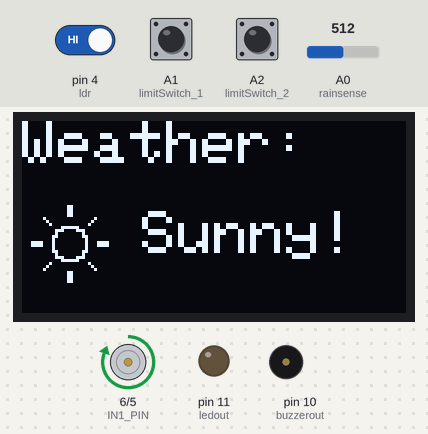
Bench run of a sketch on a simulated Arduino Uno, built with avr-gcc and run on an emulated ATmega328P. On the bench: 128×64 one-colour display, motor-driver pin pairs drawn as motors (green arrow = first pin HIGH = forward, orange = second pin HIGH = backward, longer = more drive), output pins drawn as LEDs (lit = HIGH), buzzer (waves = sounding, pin HIGH). The inputs (shaded band) are chosen by the test bench; at power-on: A0 (rainsense) = 512, pin 4 (ldr) HIGH, A1 (limitSwitch_1) HIGH, A2 (limitSwitch_2) HIGH. What the sketch prints to the serial monitor is not drawn.

Above: at 1.8 s.
1.9 s: A0 (rainsense) set to 457
3.4 s: A0 (rainsense) set to 435
7.5 s: pin 4 (ldr) driven LOW
At 9.7 s:
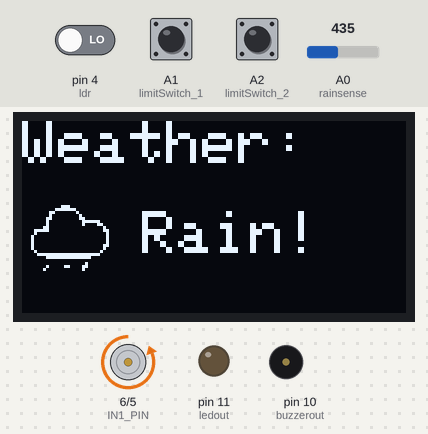
10.0 s: A1 (limitSwitch_1) pulled LOW for 3.2 s
At 13.5 s:
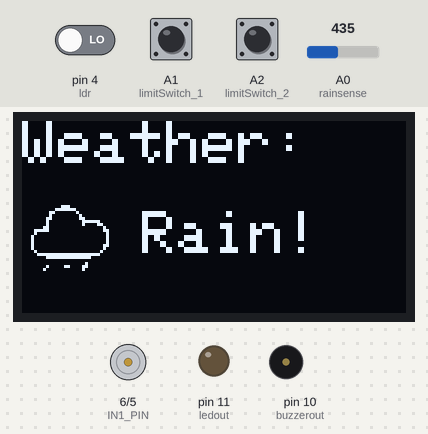
15.2 s: A2 (limitSwitch_2) pulled LOW for 3.2 s
At 19.4 s:
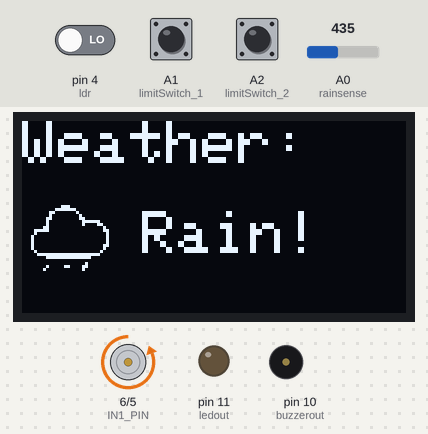
Timing chart, 0 to 20.9 s (numbered marks = the images above; inputs shaded):
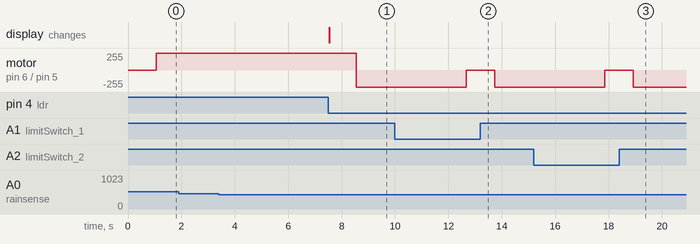

The sketch:

gpt_test_2.ino
```cpp
#include <ezButton.h>
#include <Wire.h>
#include <Adafruit_GFX.h>
#include <Adafruit_SSD1306.h>
#include <Fonts/FreeSerif12pt7b.h>

#define SCREEN_I2C_ADDR 0x3C
#define SCREEN_WIDTH 128
#define SCREEN_HEIGHT 64
#define OLED_RST_PIN -1

Adafruit_SSD1306 oled = Adafruit_SSD1306(128, 64, &Wire, OLED_RST_PIN);

//-----------PINS------------
//#define ENA_PIN 7  // The Arduino pin connected to the EN1 pin L298N
#define IN1_PIN 6  // The Arduino pin connected to the IN1 pin L298N
#define IN2_PIN 5  // The Arduino pin connected to the IN2 pin L298N

int rainsense = A0;
int ldr = 4;
int buzzerout = 10;
int ledout= 11;

ezButton limitSwitch_1(A1);  // create ezButton object that attach to pin A0
ezButton limitSwitch_2(A2);  // create ezButton object that attach to pin A1

//---------------------------------

#define FRAME_DELAY (42)
#define FRAME_WIDTH (32)
#define FRAME_HEIGHT (32)

const byte PROGMEM frame1[][128] = {
  {0,0,0,0,0,0,0,0,0,0,0,0,0,7,0,0,0,31,192,0,0,96,32,0,0,64,16,0,0,192,24,0,0,128,15,192,0,128,8,96,1,128,0,16,15,128,0,24,8,0,0,8,16,0,0,8,16,0,0,8,16,0,0,8,16,0,0,24,16,0,0,16,8,0,0,32,7,255,255,192,0,255,254,0,0,0,0,0,0,0,4,0,0,131,12,0,1,0,8,0,0,0,0,0,0,0,0,0,0,0,0,0,0,0,0,0,0,0,0,0,0,0,0,0,0,0,0,0},
  {0,0,0,0,0,0,0,0,0,0,0,0,0,7,0,0,0,31,192,0,0,96,32,0,0,64,16,0,0,192,24,0,0,128,15,192,0,128,8,96,1,128,0,16,15,128,0,24,8,0,0,8,16,0,0,8,16,0,0,8,16,0,0,8,16,0,0,24,16,0,0,16,8,0,0,32,7,255,255,192,0,255,254,0,0,0,0,0,0,0,4,0,0,128,12,0,1,0,8,0,0,0,0,0,0,0,0,0,0,0,0,0,0,0,0,0,0,0,0,0,0,0,0,0,0,0,0,0},
  {0,0,0,0,0,0,0,0,0,0,0,0,0,7,0,0,0,31,192,0,0,96,32,0,0,64,16,0,0,192,24,0,0,128,15,192,0,128,8,96,1,128,0,16,15,128,0,24,8,0,0,8,16,0,0,8,16,0,0,8,16,0,0,8,16,0,0,24,16,0,0,16,8,0,0,32,7,255,255,192,0,255,254,0,0,0,0,0,0,0,4,0,0,128,12,0,1,0,8,0,0,0,0,0,0,0,0,0,0,0,0,0,0,0,0,0,0,0,0,0,0,0,0,0,0,0,0,0},
  {0,0,0,0,0,0,0,0,0,0,0,0,0,7,0,0,0,31,192,0,0,96,32,0,0,64,16,0,0,192,24,0,0,128,15,192,0,128,8,96,1,128,0,16,15,128,0,24,8,0,0,8,16,0,0,8,16,0,0,8,16,0,0,8,16,0,0,24,16,0,0,16,8,0,0,32,7,255,255,192,0,255,254,0,0,0,0,0,0,0,4,0,0,128,12,0,1,0,8,0,0,0,0,0,0,0,0,0,0,0,0,0,0,0,0,0,0,0,0,0,0,0,0,0,0,0,0,0},
  {0,0,0,0,0,0,0,0,0,0,0,0,0,7,0,0,0,31,192,0,0,96,32,0,0,64,16,0,0,192,24,0,0,128,15,192,0,128,8,96,1,128,0,16,15,128,0,24,8,0,0,8,16,0,0,8,16,0,0,8,16,0,0,8,16,0,0,24,16,0,0,16,8,0,0,32,7,255,255,192,0,255,254,0,0,0,0,0,0,0,0,0,0,128,12,0,1,0,8,0,0,8,0,0,0,0,0,0,0,0,0,0,0,0,0,0,0,0,0,0,0,0,0,0,0,0,0,0},
  {0,0,0,0,0,0,0,0,0,0,0,0,0,7,0,0,0,31,192,0,0,96,32,0,0,64,16,0,0,192,24,0,0,128,15,192,0,128,8,96,1,128,0,16,15,128,0,24,8,0,0,8,16,0,0,8,16,0,0,8,16,0,0,8,16,0,0,24,16,0,0,16,8,0,0,32,7,255,255,192,0,255,254,0,0,0,0,0,0,0,0,0,0,0,12,0,1,0,8,0,0,8,0,0,0,8,0,0,0,0,0,0,0,0,0,0,0,0,0,0,0,0,0,0,0,0,0,0},
  {0,0,0,0,0,0,0,0,0,0,0,0,0,7,0,0,0,31,192,0,0,96,32,0,0,64,16,0,0,192,24,0,0,128,15,192,0,128,8,96,1,128,0,16,15,128,0,24,8,0,0,8,16,0,0,8,16,0,0,8,16,0,0,8,16,0,0,24,16,0,0,16,8,0,0,32,7,255,255,192,0,255,254,0,0,0,0,0,0,0,0,0,0,0,12,0,0,0,8,0,0,8,0,0,0,24,0,0,0,0,0,0,0,0,0,0,0,0,0,0,0,0,0,0,0,0,0,0},
  {0,0,0,0,0,0,0,0,0,0,0,0,0,7,0,0,0,31,192,0,0,96,32,0,0,64,16,0,0,192,24,0,0,128,15,192,0,128,8,96,1,128,0,16,15,128,0,24,8,0,0,8,16,0,0,8,16,0,0,8,16,0,0,8,16,0,0,24,16,0,0,16,8,0,0,32,7,255,255,192,0,255,254,0,0,0,0,0,0,0,0,0,0,0,0,0,0,0,8,0,0,8,0,0,0,24,0,0,0,0,0,0,0,0,0,0,0,0,0,0,0,0,0,0,0,0,0,0},
  {0,0,0,0,0,0,0,0,0,0,0,0,0,7,0,0,0,31,192,0,0,96,32,0,0,64,16,0,0,192,24,0,0,128,15,192,0,128,8,96,1,128,0,16,15,128,0,24,8,0,0,8,16,0,0,8,16,0,0,8,16,0,0,8,16,0,0,24,16,0,0,16,8,0,0,32,7,255,255,192,0,255,254,0,0,0,0,0,0,0,0,0,0,0,0,0,0,0,0,0,0,8,0,0,0,24,0,0,0,0,0,0,0,0,0,0,0,0,0,0,0,0,0,0,0,0,0,0},
  {0,0,0,0,0,0,0,0,0,0,0,0,0,7,0,0,0,31,192,0,0,96,32,0,0,64,16,0,0,192,24,0,0,128,15,192,0,128,8,96,1,128,0,16,15,128,0,24,8,0,0,8,16,0,0,8,16,0,0,8,16,0,0,8,16,0,0,24,16,0,0,16,8,0,0,32,7,255,255,192,0,255,254,0,0,0,0,0,0,0,0,0,0,0,0,0,0,0,0,0,0,8,0,0,0,24,0,0,0,0,0,0,0,0,0,0,0,0,0,0,0,0,0,0,0,0,0,0},
  {0,0,0,0,0,0,0,0,0,0,0,0,0,7,0,0,0,31,192,0,0,96,32,0,0,64,16,0,0,192,24,0,0,128,15,192,0,128,8,96,1,128,0,16,15,128,0,24,8,0,0,8,16,0,0,8,16,0,0,8,16,0,0,8,16,0,0,24,16,0,0,16,8,0,0,32,7,255,255,192,0,255,254,0,0,0,0,0,0,0,0,0,0,0,0,0,0,0,0,0,0,8,0,0,4,24,0,0,0,0,0,0,0,0,0,0,0,0,0,0,0,0,0,0,0,0,0,0},
  {0,0,0,0,0,0,0,0,0,0,0,0,0,7,0,0,0,31,192,0,0,96,32,0,0,64,16,0,0,192,24,0,0,128,15,192,0,128,8,96,1,128,0,16,15,128,0,24,8,0,0,8,16,0,0,8,16,0,0,8,16,0,0,8,16,0,0,24,16,0,0,16,8,0,0,32,7,255,255,192,0,255,254,0,0,0,0,0,0,0,0,0,0,0,0,0,0,0,0,0,0,0,0,0,4,24,0,0,0,0,0,0,0,0,0,0,0,0,0,0,0,0,0,0,0,0,0,0},
  {0,0,0,0,0,0,0,0,0,0,0,0,0,7,0,0,0,31,192,0,0,96,32,0,0,64,16,0,0,192,24,0,0,128,15,192,0,128,8,96,1,128,0,16,15,128,0,24,8,0,0,8,16,0,0,8,16,0,0,8,16,0,0,8,16,0,0,24,16,0,0,16,8,0,0,32,7,255,255,192,0,255,254,0,0,0,0,0,0,0,0,0,0,0,0,0,0,0,0,0,0,0,0,0,4,24,0,0,8,0,0,0,0,0,0,0,0,0,0,0,0,0,0,0,0,0,0,0},
  {0,0,0,0,0,0,0,0,0,0,0,0,0,7,0,0,0,31,192,0,0,96,32,0,0,64,16,0,0,192,24,0,0,128,15,192,0,128,8,96,1,128,0,16,15,128,0,24,8,0,0,8,16,0,0,8,16,0,0,8,16,0,0,8,16,0,0,24,16,0,0,16,8,0,0,32,7,255,255,192,0,255,254,0,0,0,0,0,0,0,0,0,0,0,0,0,0,0,0,0,0,0,0,0,4,16,0,0,8,0,0,0,0,0,0,0,0,0,0,0,0,0,0,0,0,0,0,0},
  {0,0,0,0,0,0,0,0,0,0,0,0,0,7,0,0,0,31,192,0,0,96,32,0,0,64,16,0,0,192,24,0,0,128,15,192,0,128,8,96,1,128,0,16,15,128,0,24,8,0,0,8,16,0,0,8,16,0,0,8,16,0,0,8,16,0,0,24,16,0,0,16,8,0,0,32,7,255,255,192,0,255,254,0,0,0,0,0,0,0,0,0,0,0,0,0,0,0,0,0,0,0,0,0,4,0,0,0,8,0,0,0,0,0,0,0,0,0,0,0,0,0,0,0,0,0,0,0},
  {0,0,0,0,0,0,0,0,0,0,0,0,0,7,0,0,0,31,192,0,0,96,32,0,0,64,16,0,0,192,24,0,0,128,15,192,0,128,8,96,1,128,0,16,15,128,0,24,8,0,0,8,16,0,0,8,16,0,0,8,16,0,0,8,16,0,0,24,16,0,0,16,8,0,0,32,7,255,255,192,0,255,254,0,0,0,0,0,0,0,0,0,0,0,0,0,0,0,0,0,0,0,0,0,4,0,0,0,8,0,0,0,0,0,0,0,0,0,0,0,0,0,0,0,0,0,0,0},
  {0,0,0,0,0,0,0,0,0,0,0,0,0,7,0,0,0,31,192,0,0,96,32,0,0,64,16,0,0,192,24,0,0,128,15,192,0,128,8,96,1,128,0,16,15,128,0,24,8,0,0,8,16,0,0,8,16,0,0,8,16,0,0,8,16,0,0,24,16,0,0,16,8,0,0,32,7,255,255,192,0,255,254,0,0,0,0,0,0,0,0,0,0,0,0,0,0,0,0,0,0,0,0,0,4,0,32,0,8,0,0,0,0,0,0,0,0,0,0,0,0,0,0,0,0,0,0,0},
  {0,0,0,0,0,0,0,0,0,0,0,0,0,7,0,0,0,31,192,0,0,96,32,0,0,64,16,0,0,192,24,0,0,128,15,192,0,128,8,96,1,128,0,16,15,128,0,24,8,0,0,8,16,0,0,8,16,0,0,8,16,0,0,8,16,0,0,24,16,0,0,16,8,0,0,32,7,255,255,192,0,255,254,0,0,0,0,0,0,0,0,0,0,0,0,0,0,0,0,0,0,0,0,0,4,0,32,0,8,0,0,0,0,0,0,0,0,0,0,0,0,0,0,0,0,0,0,0},
  {0,0,0,0,0,0,0,0,0,0,0,0,0,7,0,0,0,31,192,0,0,96,32,0,0,64,16,0,0,192,24,0,0,128,15,192,0,128,8,96,1,128,0,16,15,128,0,24,8,0,0,8,16,0,0,8,16,0,0,8,16,0,0,8,16,0,0,24,16,0,0,16,8,0,0,32,7,255,255,192,0,255,254,0,0,0,0,0,0,0,0,0,0,0,0,0,0,0,0,0,0,0,0,0,0,0,96,0,8,0,64,0,0,0,0,0,0,0,0,0,0,0,0,0,0,0,0,0},
  {0,0,0,0,0,0,0,0,0,0,0,0,0,7,0,0,0,31,192,0,0,96,32,0,0,64,16,0,0,192,24,0,0,128,15,192,0,128,8,96,1,128,0,16,15,128,0,24,8,0,0,8,16,0,0,8,16,0,0,8,16,0,0,8,16,0,0,24,16,0,0,16,8,0,0,32,7,255,255,192,0,255,254,0,0,0,0,0,0,1,128,0,0,0,0,0,0,0,0,0,0,0,0,0,0,0,96,0,8,0,64,0,0,0,0,0,0,0,0,0,0,0,0,0,0,0,0,0},
  {0,0,0,0,0,0,0,0,0,0,0,0,0,7,0,0,0,31,192,0,0,96,32,0,0,64,16,0,0,192,24,0,0,128,15,192,0,128,8,96,1,128,0,16,15,128,0,24,8,0,0,8,16,0,0,8,16,0,0,8,16,0,0,8,16,0,0,24,16,0,0,16,8,0,0,32,7,255,255,192,0,255,254,0,0,0,0,0,0,1,0,0,0,1,0,0,0,0,0,0,0,0,0,0,0,0,96,0,0,0,64,0,0,0,0,0,0,0,0,0,0,0,0,0,0,0,0,0},
  {0,0,0,0,0,0,0,0,0,0,0,0,0,7,0,0,0,31,192,0,0,96,32,0,0,64,16,0,0,192,24,0,0,128,15,192,0,128,8,96,1,128,0,16,15,128,0,24,8,0,0,8,16,0,0,8,16,0,0,8,16,0,0,8,16,0,0,24,16,0,0,16,8,0,0,32,7,255,255,192,0,255,254,0,0,0,0,0,0,1,0,0,0,1,0,0,0,0,0,0,0,0,0,0,0,0,96,0,0,0,64,0,0,0,0,0,0,0,0,0,0,0,0,0,0,0,0,0},
  {0,0,0,0,0,0,0,0,0,0,0,0,0,7,0,0,0,31,192,0,0,96,32,0,0,64,16,0,0,192,24,0,0,128,15,192,0,128,8,96,1,128,0,16,15,128,0,24,8,0,0,8,16,0,0,8,16,0,0,8,16,0,0,8,16,0,0,24,16,0,0,16,8,0,0,32,7,255,255,192,0,255,254,0,0,0,0,0,0,1,0,0,0,3,0,0,0,0,0,0,0,0,0,0,0,0,96,0,0,0,64,0,0,0,0,0,0,0,0,0,0,0,0,0,0,0,0,0},
  {0,0,0,0,0,0,0,0,0,0,0,0,0,7,0,0,0,31,192,0,0,96,32,0,0,64,16,0,0,192,24,0,0,128,15,192,0,128,8,96,1,128,0,16,15,128,0,24,8,0,0,8,16,0,0,8,16,0,0,8,16,0,0,8,16,0,0,24,16,0,0,16,8,0,0,32,7,255,255,192,0,255,254,0,0,0,0,0,0,1,0,0,0,3,0,0,0,0,0,0,0,0,0,0,0,0,96,0,0,0,64,0,0,0,0,0,0,0,0,0,0,0,0,0,0,0,0,0},
  {0,0,0,0,0,0,0,0,0,0,0,0,0,7,0,0,0,31,192,0,0,96,32,0,0,64,16,0,0,192,24,0,0,128,15,192,0,128,8,96,1,128,0,16,15,128,0,24,8,0,0,8,16,0,0,8,16,0,0,8,16,0,0,8,16,0,0,24,16,0,0,16,8,0,0,32,7,255,255,192,0,255,254,0,0,0,0,0,0,1,0,0,0,131,0,0,0,0,0,0,0,0,0,0,0,0,64,0,0,0,64,0,0,0,0,0,0,0,0,0,0,0,0,0,0,0,0,0},
  {0,0,0,0,0,0,0,0,0,0,0,0,0,7,0,0,0,31,192,0,0,96,32,0,0,64,16,0,0,192,24,0,0,128,15,192,0,128,8,96,1,128,0,16,15,128,0,24,8,0,0,8,16,0,0,8,16,0,0,8,16,0,0,8,16,0,0,24,16,0,0,16,8,0,0,32,7,255,255,192,0,255,254,0,0,0,0,0,0,1,0,0,0,131,0,0,0,0,0,0,0,0,0,0,0,0,0,0,0,0,64,0,0,0,0,0,0,0,0,0,0,0,0,0,0,0,0,0},
  {0,0,0,0,0,0,0,0,0,0,0,0,0,7,0,0,0,31,192,0,0,96,32,0,0,64,16,0,0,192,24,0,0,128,15,192,0,128,8,96,1,128,0,16,15,128,0,24,8,0,0,8,16,0,0,8,16,0,0,8,16,0,0,8,16,0,0,24,16,0,0,16,8,0,0,32,7,255,255,192,0,255,254,0,0,0,0,0,0,1,4,0,0,131,4,0,0,0,0,0,0,0,0,0,0,0,0,0,0,0,0,0,0,0,0,0,0,0,0,0,0,0,0,0,0,0,0,0},
  {0,0,0,0,0,0,0,0,0,0,0,0,0,7,0,0,0,31,192,0,0,96,32,0,0,64,16,0,0,192,24,0,0,128,15,192,0,128,8,96,1,128,0,16,15,128,0,24,8,0,0,8,16,0,0,8,16,0,0,8,16,0,0,8,16,0,0,24,16,0,0,16,8,0,0,32,7,255,255,192,0,255,254,0,0,0,0,0,0,1,4,0,0,131,12,0,1,0,0,0,0,0,0,0,0,0,0,0,0,0,0,0,0,0,0,0,0,0,0,0,0,0,0,0,0,0,0,0}
};

#define FRAME_DELAY (42)
#define FRAME_WIDTH (32)
#define FRAME_HEIGHT (32)

const byte PROGMEM frame2[][128] = {
  {0,0,0,0,0,0,0,0,0,0,0,0,0,1,128,0,0,1,128,0,0,1,128,0,0,1,128,0,1,0,0,128,0,128,1,0,0,64,2,0,0,7,224,0,0,28,56,0,0,16,8,0,0,48,12,0,0,32,4,0,30,32,4,120,30,32,4,120,0,32,4,0,0,48,12,0,0,16,8,0,0,28,56,0,0,7,224,0,0,64,2,0,0,128,1,0,1,0,0,128,0,1,128,0,0,1,128,0,0,1,128,0,0,1,128,0,0,0,0,0,0,0,0,0,0,0,0,0},
  {0,0,0,0,0,0,0,0,0,0,0,0,0,0,128,0,0,0,128,0,0,0,128,0,1,0,128,0,1,128,0,192,0,192,1,128,0,64,3,0,0,7,224,0,0,28,56,0,0,16,8,0,0,48,12,0,0,32,4,0,30,32,4,0,0,32,4,120,0,32,4,0,0,48,12,0,0,16,8,0,0,28,56,0,0,7,224,0,0,192,2,0,1,128,3,0,3,0,1,128,0,1,0,128,0,1,0,0,0,1,0,0,0,1,0,0,0,0,0,0,0,0,0,0,0,0,0,0},
  {0,0,0,0,0,0,0,0,0,0,0,0,0,0,128,0,0,0,128,0,0,0,128,0,1,0,128,0,0,128,0,64,0,192,1,128,0,64,3,0,0,7,224,0,0,28,56,0,0,16,8,0,0,48,12,0,0,32,4,0,30,32,4,0,0,32,4,120,0,32,4,0,0,48,12,0,0,16,8,0,0,28,56,0,0,7,224,0,0,192,2,0,1,128,2,0,2,0,1,0,0,1,0,128,0,1,0,0,0,1,0,0,0,1,0,0,0,0,0,0,0,0,0,0,0,0,0,0},
  {0,0,0,0,0,0,0,0,0,0,0,0,0,0,64,0,0,0,192,0,0,0,192,0,1,128,128,0,0,192,0,64,0,64,0,192,0,0,1,128,0,7,225,0,0,28,56,0,0,16,8,0,0,48,12,0,28,32,4,0,30,32,4,0,0,32,4,112,0,32,4,56,0,48,12,0,0,16,8,0,0,28,56,0,0,7,224,0,1,128,0,0,3,0,2,0,2,0,3,0,0,1,1,128,0,3,0,0,0,3,0,0,0,3,0,0,0,0,0,0,0,0,0,0,0,0,0,0},
  {0,0,0,0,0,0,0,0,0,0,0,0,0,0,64,0,0,0,64,0,0,0,64,0,0,128,192,0,0,192,0,0,0,96,0,192,0,0,1,128,0,7,225,0,0,28,56,0,0,16,8,0,0,48,12,0,30,32,4,0,6,32,4,0,0,32,4,32,0,32,4,120,0,48,12,0,0,16,8,0,0,28,56,0,0,135,224,0,1,128,0,0,3,0,6,0,0,0,3,0,0,3,1,0,0,2,0,0,0,2,0,0,0,2,0,0,0,0,0,0,0,0,0,0,0,0,0,0},
  {0,0,0,0,0,0,0,0,0,0,0,0,0,0,64,0,0,0,64,0,0,0,64,0,0,192,64,0,0,64,0,0,0,32,0,64,0,0,0,192,0,7,225,0,0,28,56,0,0,16,8,0,0,48,12,0,30,32,4,0,0,32,4,0,0,32,4,0,0,32,4,120,0,48,12,0,0,16,8,0,0,28,56,0,0,135,224,0,3,0,0,0,2,0,4,0,0,0,2,0,0,2,3,0,0,2,0,0,0,2,0,0,0,2,0,0,0,0,0,0,0,0,0,0,0,0,0,0},
  {0,0,0,0,0,0,0,0,0,0,0,0,0,0,0,0,0,0,96,0,0,0,64,0,0,192,64,0,0,96,0,0,0,32,0,0,0,0,0,192,0,7,225,128,0,28,56,0,0,16,8,0,8,48,12,0,14,32,4,0,0,32,4,0,0,32,4,0,0,32,4,112,0,48,12,16,0,16,8,0,0,28,56,0,1,135,224,0,3,0,0,0,0,0,4,0,0,0,6,0,0,2,2,0,0,2,0,0,0,6,0,0,0,0,0,0,0,0,0,0,0,0,0,0,0,0,0,0},
  {0,0,0,0,0,0,0,0,0,0,0,0,0,0,0,0,0,0,32,0,0,64,96,0,0,64,64,0,0,32,0,0,0,0,0,0,0,0,0,64,0,7,224,128,0,28,56,0,0,16,8,0,12,48,12,0,6,32,4,0,0,32,4,0,0,32,4,0,0,32,4,96,0,48,12,48,0,16,8,0,0,28,56,0,1,7,224,0,2,0,0,0,0,0,0,0,0,0,4,0,0,2,2,0,0,6,2,0,0,4,0,0,0,0,0,0,0,0,0,0,0,0,0,0,0,0,0,0},
  {0,0,0,0,0,0,0,0,0,0,0,0,0,0,0,0,0,0,32,0,0,64,32,0,0,96,32,0,0,32,0,0,0,0,0,0,0,0,0,96,0,7,224,192,0,28,56,0,0,16,8,0,14,48,12,0,0,32,4,0,0,32,4,0,0,32,4,0,0,32,4,0,0,48,12,112,0,16,8,0,0,28,56,0,3,7,224,0,6,0,0,0,0,0,0,0,0,0,4,0,0,4,6,0,0,4,2,0,0,4,0,0,0,0,0,0,0,0,0,0,0,0,0,0,0,0,0,0},
  {0,0,0,0,0,0,0,0,0,0,0,0,0,0,0,0,0,0,32,0,0,0,32,0,0,32,32,0,0,32,0,0,0,0,0,0,0,0,0,0,0,7,224,192,0,28,56,0,0,16,8,0,14,48,12,0,0,32,4,0,0,32,4,0,0,32,4,0,0,32,4,0,0,48,12,112,0,16,8,0,0,28,56,0,3,7,224,0,0,0,0,0,0,0,0,0,0,0,12,0,0,4,4,0,0,4,0,0,0,4,0,0,0,0,0,0,0,0,0,0,0,0,0,0,0,0,0,0},
  {0,0,0,0,0,0,0,0,0,0,0,0,0,0,0,0,0,0,16,0,0,32,48,0,0,32,32,0,0,16,0,0,0,0,0,0,0,0,0,0,0,7,224,96,0,28,56,128,12,16,8,0,6,48,12,0,0,32,4,0,0,32,4,0,0,32,4,0,0,32,4,0,0,48,12,96,0,16,8,48,1,28,56,0,6,7,224,0,0,0,0,0,0,0,0,0,0,0,8,0,0,4,4,0,0,12,4,0,0,8,0,0,0,0,0,0,0,0,0,0,0,0,0,0,0,0,0,0},
  {0,0,0,0,0,0,0,0,0,0,0,0,0,0,0,0,0,0,16,0,0,32,16,0,0,48,16,0,0,16,0,0,0,0,0,0,0,0,0,0,0,7,224,96,0,28,56,192,14,16,8,0,0,48,12,0,0,32,4,0,0,32,4,0,0,32,4,0,0,32,4,0,0,48,12,0,0,16,8,112,2,28,56,0,6,7,224,0,0,0,0,0,0,0,0,0,0,0,8,0,0,8,12,0,0,8,4,0,0,8,0,0,0,0,0,0,0,0,0,0,0,0,0,0,0,0,0,0},
  {0,0,0,0,0,0,0,0,0,0,0,0,0,0,0,0,0,0,0,0,0,48,16,0,0,16,16,0,0,0,0,0,0,0,0,0,0,0,0,0,0,7,224,32,0,28,56,96,6,16,8,0,0,48,12,0,0,32,4,0,0,32,4,0,0,32,4,0,0,32,4,0,0,48,12,0,0,16,8,96,6,28,56,0,4,7,224,0,0,0,0,0,0,0,0,0,0,0,0,0,0,8,8,0,0,8,12,0,0,0,0,0,0,0,0,0,0,0,0,0,0,0,0,0,0,0,0,0},
  {0,0,0,0,0,0,0,0,0,0,0,0,0,0,0,0,0,0,0,0,0,16,24,0,0,16,16,0,0,0,0,0,0,0,0,0,0,0,0,0,0,7,224,0,4,28,56,96,6,16,8,0,0,48,12,0,0,32,4,0,0,32,4,0,0,32,4,0,0,32,4,0,0,48,12,0,0,16,8,96,6,28,56,32,0,7,224,0,0,0,0,0,0,0,0,0,0,0,0,0,0,8,8,0,0,24,8,0,0,0,0,0,0,0,0,0,0,0,0,0,0,0,0,0,0,0,0,0},
  {0,0,0,0,0,0,0,0,0,0,0,0,0,0,0,0,0,0,0,0,0,16,8,0,0,16,24,0,0,0,0,0,0,0,0,0,0,0,0,0,0,7,224,0,6,28,56,96,0,16,8,64,0,48,12,0,0,32,4,0,0,32,4,0,0,32,4,0,0,32,4,0,0,48,12,0,0,16,8,0,6,28,56,96,0,7,224,0,0,0,0,0,0,0,0,0,0,0,0,0,0,24,24,0,0,16,8,0,0,0,0,0,0,0,0,0,0,0,0,0,0,0,0,0,0,0,0,0},
  {0,0,0,0,0,0,0,0,0,0,0,0,0,0,0,0,0,0,0,0,0,24,8,0,0,8,8,0,0,0,0,0,0,0,0,0,0,0,0,0,0,7,224,0,6,28,56,32,0,16,8,96,0,48,12,0,0,32,4,0,0,32,4,0,0,32,4,0,0,32,4,0,0,48,12,0,6,16,8,0,4,28,56,96,0,7,224,0,0,0,0,0,0,0,0,0,0,0,0,0,0,16,16,0,0,16,24,0,0,0,0,0,0,0,0,0,0,0,0,0,0,0,0,0,0,0,0,0},
  {0,0,0,0,0,0,0,0,0,0,0,0,0,0,0,0,0,0,0,0,0,8,12,0,0,8,8,0,0,0,0,0,0,0,0,0,0,0,0,0,4,7,224,0,6,28,56,0,0,16,8,96,0,48,12,0,0,32,4,0,0,32,4,0,0,32,4,0,0,32,4,0,0,48,12,0,6,16,8,0,0,28,56,96,0,7,224,32,0,0,0,0,0,0,0,0,0,0,0,0,0,16,16,0,0,48,16,0,0,0,0,0,0,0,0,0,0,0,0,0,0,0,0,0,0,0,0,0},
  {0,0,0,0,0,0,0,0,0,0,0,0,0,0,0,0,0,8,0,0,0,8,4,0,0,8,12,0,0,0,8,0,0,0,0,0,0,0,0,0,6,7,224,0,3,28,56,0,0,16,8,112,0,48,12,0,0,32,4,0,0,32,4,0,0,32,4,0,0,32,4,0,0,48,12,0,14,16,8,0,0,28,56,64,0,7,224,96,0,0,0,0,0,0,0,0,0,16,0,0,0,48,16,0,0,32,16,0,0,0,16,0,0,0,0,0,0,0,0,0,0,0,0,0,0,0,0,0},
  {0,0,0,0,0,0,0,0,0,0,0,0,0,0,0,0,0,8,0,0,0,12,4,0,0,4,4,0,0,0,8,0,0,0,0,0,0,0,0,0,6,7,224,0,1,28,56,0,0,16,8,48,0,48,12,96,0,32,4,0,0,32,4,0,0,32,4,0,0,32,4,0,6,48,12,0,12,16,8,0,0,28,56,128,0,7,224,96,0,0,0,0,0,0,0,0,0,16,0,0,0,32,32,0,0,32,48,0,0,0,16,0,0,0,0,0,0,0,0,0,0,0,0,0,0,0,0,0},
  {0,0,0,0,0,0,0,0,0,0,0,0,0,0,0,0,0,4,0,0,0,4,0,0,0,4,4,0,0,0,4,0,0,0,0,0,0,0,0,0,3,7,224,0,0,28,56,0,0,16,8,0,0,48,12,112,0,32,4,0,0,32,4,0,0,32,4,0,0,32,4,0,14,48,12,0,0,16,8,0,0,28,56,0,0,7,224,192,0,0,0,0,0,0,0,0,0,32,0,0,0,32,32,0,0,0,32,0,0,0,32,0,0,0,0,0,0,0,0,0,0,0,0,0,0,0,0,0},
  {0,0,0,0,0,0,0,0,0,0,0,0,0,0,0,0,0,4,0,0,0,4,2,0,0,4,6,0,0,0,4,0,0,0,0,0,6,0,0,0,3,7,224,0,0,28,56,0,0,16,8,0,0,48,12,112,0,32,4,0,0,32,4,0,0,32,4,0,0,32,4,0,14,48,12,0,0,16,8,0,0,28,56,0,0,7,224,192,0,0,0,96,0,0,0,0,0,32,0,0,0,96,32,0,0,64,32,0,0,0,32,0,0,0,0,0,0,0,0,0,0,0,0,0,0,0,0,0},
  {0,0,0,0,0,0,0,0,0,0,0,0,0,0,0,0,0,4,0,0,0,6,2,0,0,6,2,0,0,0,4,0,0,0,0,0,2,0,0,0,1,7,224,0,0,28,56,0,0,16,8,0,0,48,12,48,0,32,4,96,0,32,4,0,0,32,4,0,6,32,4,0,12,48,12,0,0,16,8,0,0,28,56,0,0,7,224,128,0,0,0,64,0,0,0,0,0,32,0,0,0,64,64,0,0,64,96,0,0,0,32,0,0,0,0,0,0,0,0,0,0,0,0,0,0,0,0,0},
  {0,0,0,0,0,0,0,0,0,0,0,0,0,0,0,0,0,6,0,0,0,2,0,0,0,2,2,0,0,0,6,0,0,0,4,0,3,0,0,0,1,135,224,0,0,28,56,0,0,16,8,0,0,48,12,16,0,32,4,112,0,32,4,0,0,32,4,0,14,32,4,0,8,48,12,0,0,16,8,0,0,28,56,0,0,7,225,128,0,0,0,192,0,32,0,0,0,96,0,0,0,64,64,0,0,0,64,0,0,0,96,0,0,0,0,0,0,0,0,0,0,0,0,0,0,0,0,0},
  {0,0,0,0,0,0,0,0,0,0,0,0,0,2,0,0,0,2,0,0,0,2,0,0,0,2,3,0,0,0,2,0,2,0,4,0,3,0,0,0,0,135,224,0,0,28,56,0,0,16,8,0,0,48,12,0,0,32,4,120,0,32,4,0,0,32,4,0,30,32,4,0,0,48,12,0,0,16,8,0,0,28,56,0,0,7,225,0,0,0,0,192,0,32,0,64,0,64,0,0,0,192,64,0,0,0,64,0,0,0,64,0,0,0,64,0,0,0,0,0,0,0,0,0,0,0,0,0},
  {0,0,0,0,0,0,0,0,0,0,0,0,0,2,0,0,0,2,0,0,0,2,0,0,0,3,1,0,0,0,3,0,3,0,6,0,1,128,0,0,0,135,224,0,0,28,56,0,0,16,8,0,0,48,12,0,0,32,4,120,0,32,4,96,4,32,4,0,30,32,4,0,0,48,12,0,0,16,8,0,0,28,56,0,0,7,225,0,0,0,1,128,0,96,0,192,0,192,0,0,0,128,192,0,0,0,64,0,0,0,64,0,0,0,64,0,0,0,0,0,0,0,0,0,0,0,0,0},
  {0,0,0,0,0,0,0,0,0,0,0,0,0,2,0,0,0,3,0,0,0,3,0,0,0,1,1,128,2,0,3,0,3,0,2,0,1,128,0,0,0,135,224,0,0,28,56,0,0,16,8,0,0,48,12,0,0,32,4,56,0,32,4,120,14,32,4,0,28,32,4,0,0,48,12,0,0,16,8,0,0,28,56,0,0,7,224,0,0,0,1,128,0,64,0,192,0,192,0,64,1,128,128,0,0,0,192,0,0,0,192,0,0,0,192,0,0,0,0,0,0,0,0,0,0,0,0,0},
  {0,0,0,0,0,0,0,0,0,0,0,0,0,1,0,0,0,1,0,0,0,1,0,0,0,1,0,128,2,0,1,0,1,128,2,0,0,192,2,0,0,7,224,0,0,28,56,0,0,16,8,0,0,48,12,0,0,32,4,0,0,32,4,120,30,32,4,0,0,32,4,0,0,48,12,0,0,16,8,0,0,28,56,0,0,7,224,0,0,64,3,0,0,192,1,128,0,128,0,64,1,0,128,0,0,0,128,0,0,0,128,0,0,0,128,0,0,0,0,0,0,0,0,0,0,0,0,0},
  {0,0,0,0,0,0,0,0,0,0,0,0,0,1,0,0,0,1,0,0,0,1,0,0,0,1,0,128,3,0,1,128,1,128,3,0,0,192,2,0,0,7,224,0,0,28,56,0,0,16,8,0,0,48,12,0,0,32,4,0,0,32,4,120,30,32,4,0,0,32,4,0,0,48,12,0,0,16,8,0,0,28,56,0,0,7,224,0,0,64,3,0,0,192,1,128,1,128,0,192,1,0,128,0,0,0,128,0,0,0,128,0,0,0,128,0,0,0,0,0,0,0,0,0,0,0,0,0}
};
const byte* const frames[] PROGMEM = { frame1[0], frame2[0] };
const int numFrames = sizeof(frames) / sizeof(frames[0]);

void setup() {
  Serial.begin(9600);

  //----------Pin Modes----------
  pinMode(rainsense, INPUT);
  pinMode(ldr, INPUT);
  pinMode(buzzerout, OUTPUT);
  pinMode(ledout, OUTPUT);
  //motor driver controls
  // pinMode(ENA_PIN, OUTPUT);
   pinMode(IN1_PIN, OUTPUT);
   pinMode(IN2_PIN, OUTPUT);

 //--------------------

  limitSwitch_1.setDebounceTime(50);  // set debounce time to 50 milliseconds
  limitSwitch_2.setDebounceTime(50);  // set debounce time to 50 milliseconds

  oled.begin(SSD1306_SWITCHCAPVCC, SCREEN_I2C_ADDR);
}

void loop() {
  limitSwitch_1.loop();  // MUST call the loop() function first
  limitSwitch_2.loop();  // MUST call the loop() function first

  oled.clearDisplay();
  oled.setTextColor(WHITE);

  int rainSenseReading = analogRead(rainsense);
  Serial.print("Rain Sense Reading = ");
  Serial.println(rainSenseReading);

  int ldrStatus = digitalRead(ldr);
  Serial.print("LDR Status= ");
  Serial.println(ldrStatus);


  if (rainSenseReading < 450  && ldrStatus == LOW) {
    oled.setTextSize(2);
    oled.setCursor(0, 0);
    oled.print("Weather: ");
    oled.setTextSize(2);
    /*oled.clearDisplay();*/
    oled.drawBitmap(0, 25, frame1[0],FRAME_WIDTH, FRAME_HEIGHT, WHITE);
    oled.setCursor(40, 30);
    oled.print("Rain!");
    oled.display();
    delay(1000);
    runMotorBackward();
  }

  else if (rainSenseReading >= 450 && ldrStatus == HIGH ) {
    oled.setTextSize(2);
    oled.setCursor(0, 0);
    oled.print("Weather: ");
    oled.setTextSize(2);
    /*oled.clearDisplay();*/
    oled.drawBitmap(0, 25, frame2[0],FRAME_WIDTH, FRAME_HEIGHT, WHITE);
    oled.setCursor(40, 30);
    oled.print("Sunny!");
    oled.display();
    delay(1000);
    runMotorForward();
  }


  if (limitSwitch_1.isPressed()) {
    Serial.println(F("Limit switch 1 pressed. Stopping motor."));
    stopMotor();
  }

  if (limitSwitch_2.isPressed()) {
    Serial.println(F("Limit switch 2 pressed. Stopping motor."));
    stopMotor();
  }
}

void stopMotor() {
  digitalWrite(IN1_PIN, LOW);
  digitalWrite(IN2_PIN, LOW);
}

// Function to run the motor forward
void runMotorForward() {
  //digitalWrite(ENA_PIN, HIGH);  // max speed
  digitalWrite(IN1_PIN, HIGH);;
  digitalWrite(IN2_PIN, LOW);
  Serial.println("Motor running forward.");
}

// Function to run the motor backward
void runMotorBackward() {
  //digitalWrite(ENA_PIN, HIGH);  // max speed
  digitalWrite(IN1_PIN, LOW);
  digitalWrite(IN2_PIN, HIGH);
  Serial.println("Motor running backward.");
}
```

Measured:
- after the input at 1.9 s, every drawn part: stays the same
- after the input at 3.4 s, every drawn part: stays the same
- after the input at 7.5 s, motor on pin 6 (IN1_PIN) / pin 5 (IN2_PIN): forward 255/255 → backward 255/255 after 1.0 s; the display: changes after 0.05 s (image 1)
- after the input at 10.0 s, motor on pin 6 (IN1_PIN) / pin 5 (IN2_PIN): backward 255/255 → stopped after 2.7 s, → backward 255/255 1.1 s later
- after the input at 15.2 s, motor on pin 6 (IN1_PIN) / pin 5 (IN2_PIN): backward 255/255 → stopped after 2.7 s, → backward 255/255 1.1 s later
